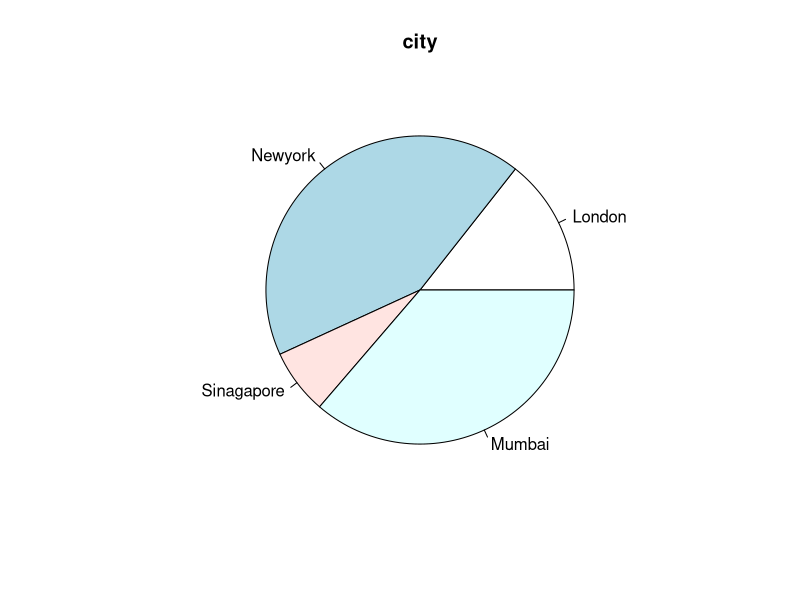

Recreate this plot in R.
#Create data for the graph
x <- c(21,62,10,53)
labels <- c("London","Newyork","Sinagapore","Mumbai")

#Give the chart a file name.
png(file="city.png")

#Plot a chart.
pie(x,labels = labels,main = "city")

#Save the file.
dev.off()
